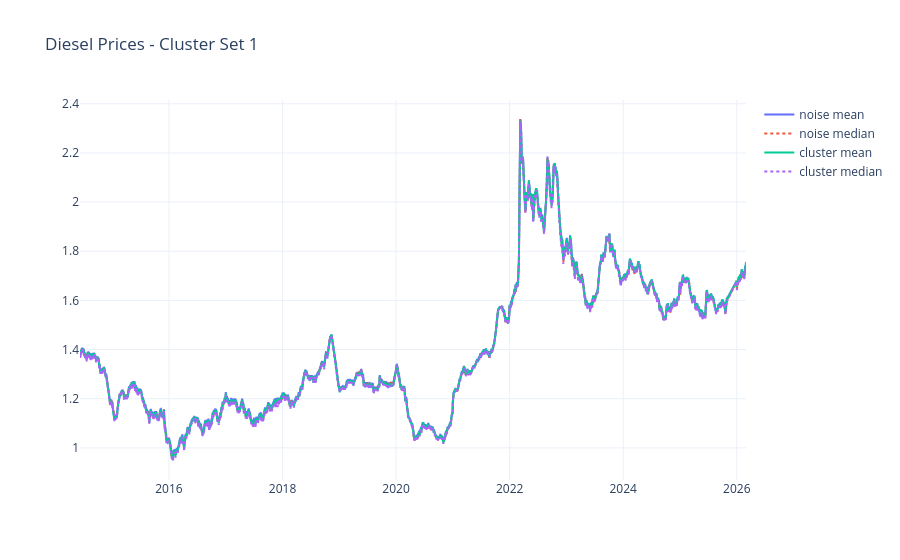
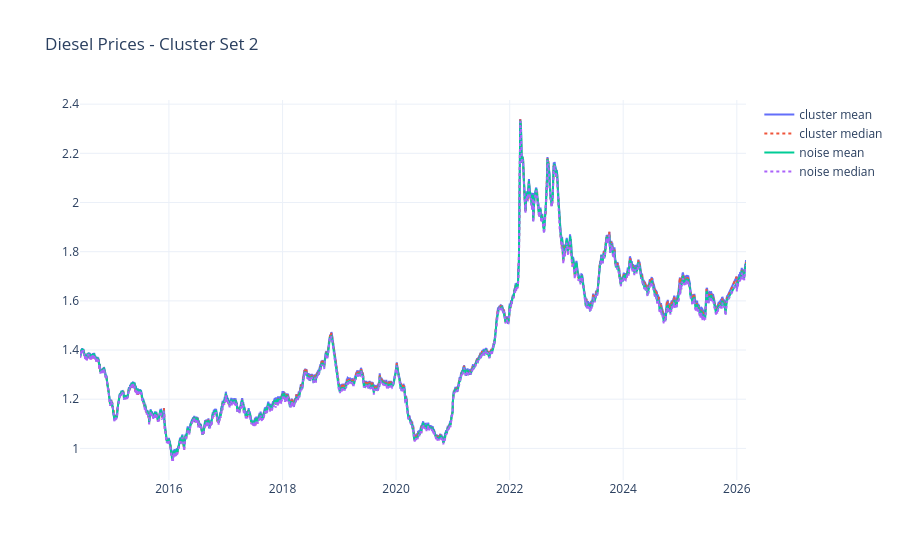

Here is the notebook cell these charts were saved with, in order:
### Markdown cell above
Now we will start plotting and analyzing the Data

### Code cell
parquet_dir = Path(OUTPUT_PRICES) / "station_daily_mean_and_median_by_month"
parquet_files = sorted(glob.glob(str(parquet_dir / "**" / "*.parquet"), recursive=True))


# Diesel, Cluster Set 1
fig_diesel = plot_cluster_prices(
    parquet_files,
    OUTPUT_ROOT + f"\\stations_clusters_eps{eps1}_min_samples{min_samples1}.csv",
    fuel="diesel",
    title="Diesel Prices - Cluster Set 1"
)
fig_diesel.show()

# Diesel, Cluster Set 2 
fig_diesel2 = plot_cluster_prices(
    parquet_files,
    OUTPUT_ROOT + f"\\stations_clusters_eps{eps2}_min_samples{min_samples2}.csv",
    fuel="diesel",
    title="Diesel Prices - Cluster Set 2"
)
fig_diesel2.show()

### Figure 1 — Plotly figure (JSON) as saved in the notebook; plotly's stock layout.template omitted (floating-point values rounded to 4 significant figures; data arrays with more than 128 entries replaced by an {"elided": "..."} marker saying what was removed)
{"data": [{"mode": "lines", "name": "noise mean", "type": "scatter", "x": {"elided": "4220 str values"}, "y": {"elided": "4220 float values"}}, {"line": {"dash": "dot"}, "mode": "lines", "name": "noise median", "type": "scatter", "x": {"elided": "4220 str values"}, "y": {"elided": "4220 float values"}}, {"mode": "lines", "name": "cluster mean", "type": "scatter", "x": {"elided": "4220 str values"}, "y": {"elided": "4220 float values"}}, {"line": {"dash": "dot"}, "mode": "lines", "name": "cluster median", "type": "scatter", "x": {"elided": "4220 str values"}, "y": {"elided": "4220 float values"}}], "layout": {"hovermode": "x unified", "title": {"text": "Diesel Prices - Cluster Set 1"}}}

### Figure 2 — Plotly figure (JSON) as saved in the notebook; plotly's stock layout.template omitted (floating-point values rounded to 4 significant figures; data arrays with more than 128 entries replaced by an {"elided": "..."} marker saying what was removed)
{"data": [{"mode": "lines", "name": "cluster mean", "type": "scatter", "x": {"elided": "4220 str values"}, "y": {"elided": "4220 float values"}}, {"line": {"dash": "dot"}, "mode": "lines", "name": "cluster median", "type": "scatter", "x": {"elided": "4220 str values"}, "y": {"elided": "4220 float values"}}, {"mode": "lines", "name": "noise mean", "type": "scatter", "x": {"elided": "4220 str values"}, "y": {"elided": "4220 float values"}}, {"line": {"dash": "dot"}, "mode": "lines", "name": "noise median", "type": "scatter", "x": {"elided": "4220 str values"}, "y": {"elided": "4220 float values"}}], "layout": {"hovermode": "x unified", "title": {"text": "Diesel Prices - Cluster Set 2"}}}
